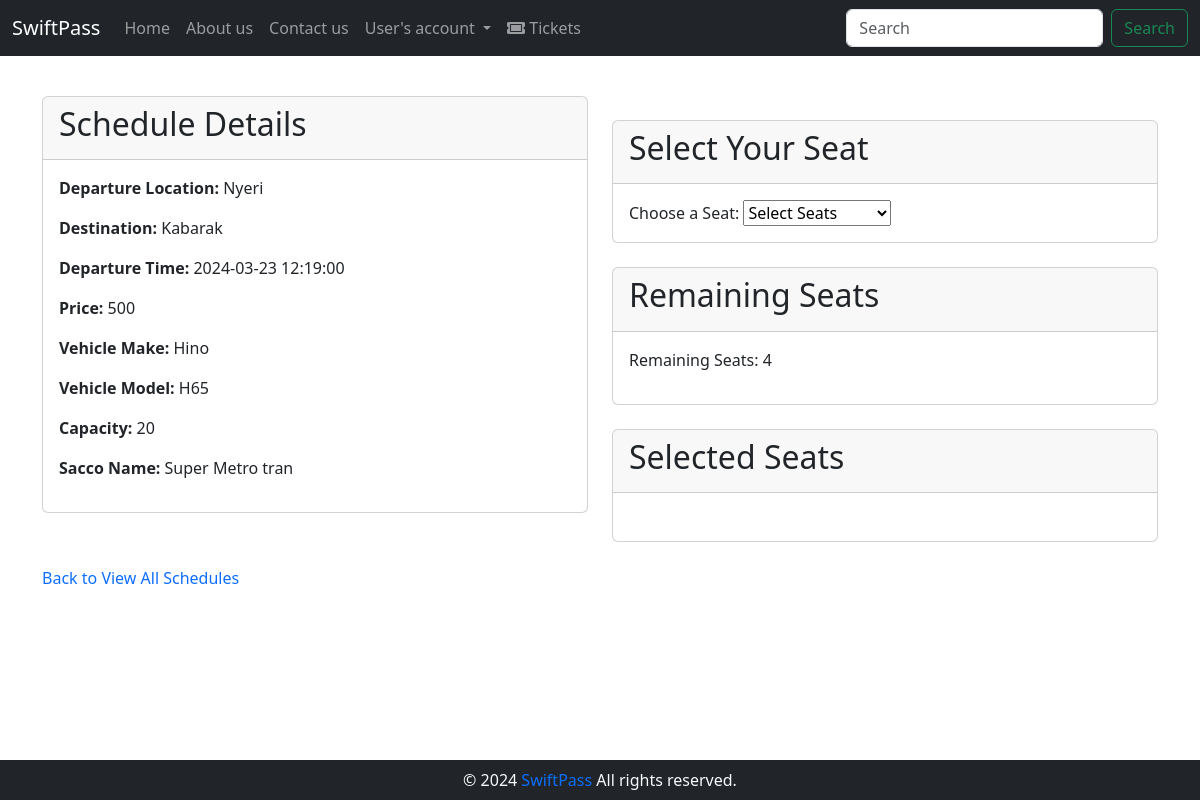
The page /user/ticketing_page.php?schedule_id=8 (signed in) on the database its author committed.
### tables this page shows
CREATE TABLE `travelschedule` (
                                  `id` int(11) NOT NULL,
                                  `departure_location` varchar(255) NOT NULL,
                                  `destination` varchar(255) NOT NULL,
                                  `departure_time` datetime NOT NULL DEFAULT current_timestamp(),
                                  `price` float NOT NULL,
                                  `vehicle_id` int(11) NOT NULL,
                                  `is_done` tinyint(1) NOT NULL DEFAULT 0
);

CREATE TABLE `vehicle` (
                           `id` int(11) NOT NULL,
                           `make` varchar(50) NOT NULL,
                           `model` varchar(50) NOT NULL,
                           `registration_plate` varchar(20) NOT NULL,
                           `capacity` int(11) NOT NULL,
                           `sacco_id` int(11) NOT NULL,
                           `driver_id` int(11) DEFAULT NULL
);

CREATE TABLE `sacco` (
                         `id` int(11) NOT NULL,
                         `name` varchar(255) NOT NULL
);

### user/ticketing_page.php (the view, shortened to what this page needs)
<?php
include '../auth/database.php';
$scheduleId = $_GET['schedule_id'];
$bookedSeatsQuery = "SELECT seat_number FROM Ticket WHERE travel_schedule_id = '$scheduleId'";
$bookedSeatsResult = mysqli_query($conn, $bookedSeatsQuery);
$initialBookedSeats = [];
while ($row = mysqli_fetch_assoc($bookedSeatsResult)) {
    $initialBookedSeats[] = $row['seat_number'];
}
$scheduleQuery = "SELECT ts.*, v.make, v.model, v.capacity, s.name AS sacco_name
                  FROM TravelSchedule ts
                  INNER JOIN Vehicle v ON ts.vehicle_id = v.id
                  INNER JOIN Sacco s ON v.sacco_id = s.id
                  WHERE ts.id = '$scheduleId'";
$scheduleResult = mysqli_query($conn, $scheduleQuery);
$scheduleDetails = mysqli_fetch_assoc($scheduleResult);
$remainingSeats = $scheduleDetails['capacity'] - count($initialBookedSeats);
?>
<div class="container mt-4">
    <div class="row">
        <div class="col-md-6">
            <?php if ($scheduleDetails) : ?>
                <div class="card">
                    <div class="card-header">
                        <h2>Schedule Details</h2>
                    </div>
                    <div class="card-body">
                        <p><strong>Departure Location:</strong> <?php echo $scheduleDetails['departure_location']; ?></p>
                        <p><strong>Destination:</strong> <?php echo $scheduleDetails['destination']; ?></p>
                        <p><strong>Departure Time:</strong> <?php echo $scheduleDetails['departure_time']; ?></p>
                        <p><strong>Price:</strong> <?php echo $scheduleDetails['price']; ?></p>
                        <p><strong>Vehicle Make:</strong> <?php echo $scheduleDetails['make']; ?></p>
                        <p><strong>Vehicle Model:</strong> <?php echo $scheduleDetails['model']; ?></p>
                        <p><strong>Capacity:</strong> <?php echo $scheduleDetails['capacity']; ?></p>
                        <p><strong>Sacco Name:</strong> <?php echo $scheduleDetails['sacco_name']; ?></p>
                    </div>
                </div>
            <?php endif; ?>
        </div>
        <div class="col-md-6">
            <div class="card mt-4">
                <div class="card-header">
                    <h2>Select Your Seat</h2>
                </div>
                <div class="card-body">
                    <form action="" method="post">
                        <div>
                            <label for="seatSelect">Choose a Seat:</label>
                            <select name="selectedSeat" id="seatSelect">
                                <option value="" disabled selected>Select Seats</option>
                            </select>
                        </div>
                    </form>
                </div>
            </div>
            <div class="card mt-4">
                <div class="card-header">
                    <h2>Remaining Seats</h2>
                </div>
                <div class="card-body">
                    <p id="remainingSeats">Remaining Seats: <?php echo $remainingSeats; ?></p>
                </div>
            </div>
            <div class="card mt-4">
                <div class="card-header">
                    <h2>Selected Seats</h2>
                </div>
                <div class="card-body" id="selectedSeats"></div>
            </div>
        </div>
    </div>
    <div class="row mt-4">
        <div class="col-md-12">
            <a href="view_all_schedules.php">Back to View All Schedules</a>
        </div>
    </div>
</div>
<?php
include('../layout.php');
?>

### rows shown on the page
travelschedule: departure_location "Nyeri", destination "Kabarak", departure_time "2024-03-23 12:19:00", price "500", vehicle.make "Hino", vehicle.model "H65", vehicle.capacity "20", sacco.name "Super Metro tran", vehicle.capacity "4"

### other values the page prints
$pageTitle "Home"
$pageTitle "About us"
$pageTitle "Contact us"
$pageTitle "User's account"
$pageTitle "Tickets"
